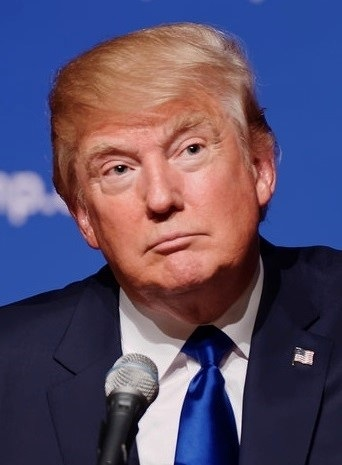
#> input picture images/Trump.jpg, 342 x 465 px, found by its file name
$ jupyter execute '16. Face and Eye Detection with Haar Cascade Classifiers.ipynb'   (shell and % lines are left out)   (text cells are left out)
#> lines starting #> are read from the running program, lines starting #| are printed output that depends on the picture; after the words box and inside, x2 and y2 are one past the last pixel; in counts of white or black regions, pixels touching at a corner belong together
[cell 1]
# Our Setup, Import Libaries, Create our Imshow Function and Download our Images
import cv2
import numpy as np
from matplotlib import pyplot as plt

# Define our imshow function
def imshow(title = "Image", image = None, size = 10):
    w, h = image.shape[0], image.shape[1]
    aspect_ratio = w/h
    plt.figure(figsize=(size * aspect_ratio,size))
    plt.imshow(cv2.cvtColor(image, cv2.COLOR_BGR2RGB))
    plt.title(title)
    plt.show()

# Download and unzip our images and Haarcascade Classifiers

[cell 2]
# Usamos a função do OpenCV e passamos o arquivo xml.
face_classifier = cv2.CascadeClassifier('haarcascade_frontalface_default.xml')

# Load our image then convert it to grayscale
image = cv2.imread('images/Trump.jpg')
#> image is the input picture: shape (465, 342, 3); mean B, G, R 104.9, 77.8, 89.5
gray = cv2.cvtColor(image, cv2.COLOR_BGR2GRAY)
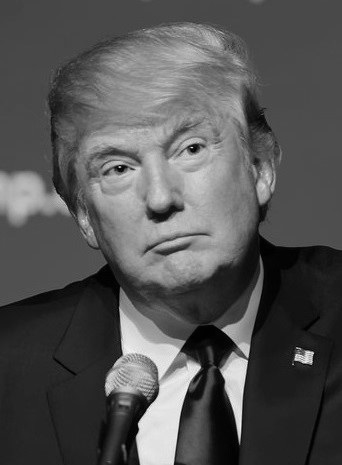
#> gray: shape (465, 342); min 0, max 252, mean 84.4

# Nosso classificador retorna o ROI (Região de Interesse) do rosto detectado como uma tupla
# Ele armazena a coordenada superior esquerda e as coordenadas inferior direita
"""
Parameters
    image -	Matrix of the type CV_8U containing an image where objects are detected.
    objects	- Vetor de retângulos onde cada retângulo contém o objeto detectado, os retângulos podem estar parcialmente fora da imagem original.
    scaleFactor	- Parâmetro que especifica quanto o tamanho da imagem é reduzido em cada escala de imagem.
    minNeighbors -	Parâmetro que especifica quantos vizinhos cada retângulo candidato deve ter para mantê-lo.
    flags	- Parameter with the same meaning for an old cascade as in the function cvHaarDetectObjects. It is not used for a new cascade.
    minSize	- Minimum possible object size. Objects smaller than that are ignored.
    maxSize	- Maximum possible object size. Objects larger than that are ignored. If maxSize == minSize model is evaluated on single scale.

"""

faces = face_classifier.detectMultiScale(gray, scaleFactor = 1.3, minNeighbors = 5)
#> faces = [[53, 70, 215, 215]]

# When no faces detected, face_classifier returns and empty tuple
if faces is ():
    print("Sem faces detectadas")

# We iterate through our faces array and draw a rectangle
# over each face in face

for (x,y,w,h) in faces:
    cv2.rectangle(image, (x,y), (x+w,y+h), (127,0,255), 2)
#> this loop made 1 pass
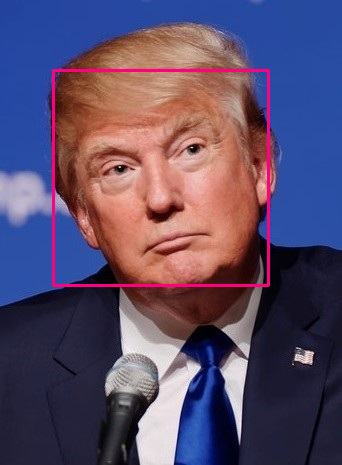
#> image: shape (465, 342, 3); 1.62% of pixels changed, all inside (x1, y1, x2, y2) = (52, 69, 270, 287)

imshow('Face Detection', image)

[cell 3]
import time

# Carregar o classificador Haar Cascade pré-treinado
face_cascade = cv2.CascadeClassifier('haarcascade_frontalface_default.xml')

# Carregar a imagem
image_path = 'images/Trump.jpg'  # Substitua pelo caminho da sua imagem
img = cv2.imread(image_path)
gray = cv2.cvtColor(img, cv2.COLOR_BGR2GRAY)

# Configuração do vídeo de saída
output_file = "processo_haarcascade.mp4"
frame_height, frame_width = img.shape[:2]
#> frame_height = 465; frame_width = 342
fps = 10  # Quadros por segundo
out = cv2.VideoWriter(output_file, cv2.VideoWriter_fourcc(*'XVID'), fps, (frame_width, frame_height))

# Variáveis de configuração do processo
scale_factor = 1.1
min_neighbors = 5
min_size = (200, 200)
window_step = 20  # Passo das janelas deslizantes

# Copiar a imagem para edição
img_copy = img.copy()

# Função para desenhar um filtro Haar em uma janela
def draw_haar_feature(image, x, y, w, h, aux):
    if aux == 1:
        # Filtros Haar horizontais
        half_h = h // 2
        cv2.rectangle(image, (x, y), (x + w, y + half_h), (255, 255, 255), -1)  # Branco (superior)
        cv2.rectangle(image, (x, y + half_h), (x + w, y + h), (0, 0, 0), -1)  # Preto (inferior)
    if aux == 2:
        # Filtros Haar verticais
        half_w = w // 2
        cv2.rectangle(image, (x, y), (x + half_w, y + h), (255, 255, 255), -1)  # Branco (esquerda)
        cv2.rectangle(image, (x + half_w, y), (x + w, y + h), (0, 0, 0), -1)  # Preto (direita)

    if aux == 3:
        # Filtro Haar diagonal (dividido em duas partes)
        cv2.rectangle(image, (x, y), (x + w, y + h // 2), (255, 255, 255), -1)  # Branco (superior)
        cv2.rectangle(image, (x, y + h // 2), (x + w, y + h), (0, 0, 0), -1)  # Preto (inferior)

    if aux == 4:
        # Filtro Haar em duas divisões horizontais e verticais
        cv2.rectangle(image, (x, y), (x + w // 2, y + h // 2), (255, 255, 255), -1)  # Branco (superior esquerda)
        cv2.rectangle(image, (x + w // 2, y), (x + w, y + h // 2), (0, 0, 0), -1)  # Preto (superior direita)
        cv2.rectangle(image, (x, y + h // 2), (x + w // 2, y + h), (0, 0, 0), -1)  # Preto (inferior esquerda)
        cv2.rectangle(image, (x + w // 2, y + h // 2), (x + w, y + h), (255, 255, 255), -1)  # Branco (inferior direita)


# Visualizar o processo de janelas deslizantes
for scale in range(1, 2):  # Controlar quantas escalas usar
    scale_multiplier = scale_factor ** scale
    window_size = (int(min_size[0] * scale_multiplier), int(min_size[1] * scale_multiplier))
    # Copiar a imagem para edição
    img_copy = img.copy()
    lista = []
    for y in range(0, gray.shape[0] - window_size[1], window_step):  # Passo vertical
        for x in range(0, gray.shape[1] - window_size[0], window_step):  # Passo horizontal
            for item in lista:
                cv2.rectangle(img_copy, item[0], item[1], (255, 0, 0), 2)
            # Desenhar a janela deslizante
            cv2.rectangle(img_copy, (x, y), (x + window_size[0], y + window_size[1]), (0, 255, 0), 2)
            i = 0
            while i != 5:
                # Desenhar um filtro Haar dentro da janela atual
                draw_haar_feature(img_copy, x, y, window_size[0], window_size[1], i)
                # Salvar o frame no vídeo
                out.write(img_copy)
                i+=1

            # Aplicar Haar Cascade na janela
            sub_image = gray[y:y + window_size[1], x:x + window_size[0]]
            detections = face_cascade.detectMultiScale(sub_image, scaleFactor=1.1, minNeighbors=min_neighbors)
            print(detections)
            # Marcar as janelas classificadas como positivas
            for (dx, dy, dw, dh) in detections:
                cv2.rectangle(img_copy, (x + dx, y + dy), (x + dx + dw, y + dy + dh), (255, 0, 0), 2)
                lista.append([(x + dx, y + dy), (x + dx + dw, y + dy + dh)])

            # Salvar o frame no vídeo
            out.write(img_copy)
            cv2.imshow('fram',img_copy)
            cv2.waitKey(1) & 0xFF == ord('0')

            # Resetar a imagem base para a próxima janela
            img_copy = img.copy()
#> this loop made 1 pass
#> pass 1, `cv2.imshow('fram',img_copy)`:
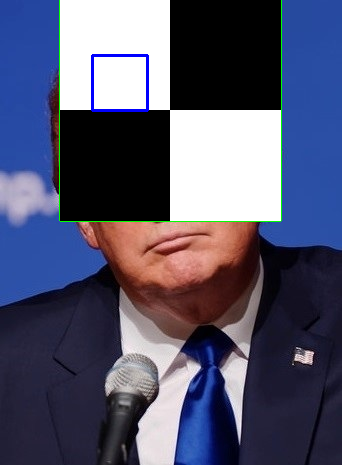
#> window 'fram': shape (465, 342, 3); mean B, G, R 110.4, 85.5, 84
#> after the loop:
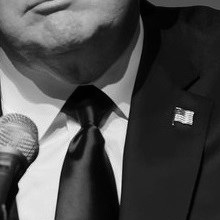
#> sub_image: shape (220, 220); min 0, max 252, mean 75.3

# Liberar o vídeo e janelas
out.release()
cv2.destroyAllWindows()

print(f"Processo salvo em {output_file}")

[cell 4]
import numpy as np
import cv2

face_classifier = cv2.CascadeClassifier('haarcascade_frontalface_default.xml')
eye_classifier = cv2.CascadeClassifier('haarcascade_eye.xml')

img = cv2.imread('images/Trump.jpg')
gray = cv2.cvtColor(img, cv2.COLOR_BGR2GRAY)

faces = face_classifier.detectMultiScale(gray, 1.3, 5)

# When no faces detected, face_classifier returns and empty tuple
if faces is ():
    print("No Face Found")

for (x,y,w,h) in faces:
    cv2.rectangle(img,(x,y),(x+w,y+h),(127,0,255),2)
    roi_gray = gray[y:y+h, x:x+w]
    roi_color = img[y:y+h, x:x+w]
    eyes = eye_classifier.detectMultiScale(roi_gray, 1.2, 3)
    for (ex,ey,ew,eh) in eyes:
        cv2.rectangle(roi_color,(ex,ey),(ex+ew,ey+eh),(255,255,0),2)
#> this loop made 1 pass
#> (x, y, w, h, eyes) on pass 1: (53, 70, 215, 215, [[118, 59, 38, 38], [44, 79, 42, 42]])
#> pass 1, `roi_gray = gray[y:y+h, x:x+w]`:
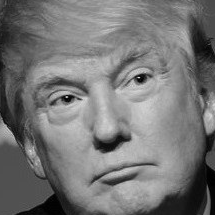
#> roi_gray: shape (215, 215); min 0, max 225, mean 117.9
#> after the loop:
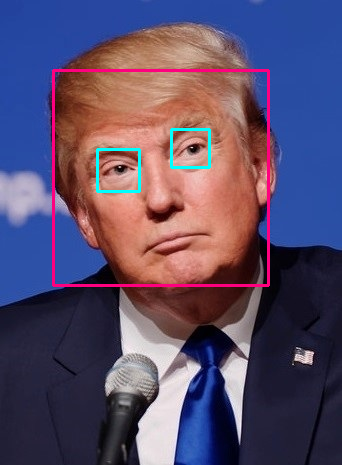
#> img: shape (465, 342, 3); 2.22% of pixels changed, all inside (x1, y1, x2, y2) = (52, 69, 270, 287)
#> after the loop:
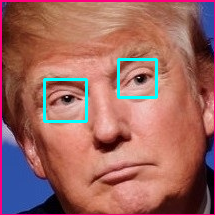
#> roi_color: shape (215, 215, 3); mean B, G, R 97.2, 102.5, 159.3

imshow('Eye & Face Detection',img)

[cell 5]
from IPython.display import display, Javascript
from google.colab.output import eval_js
from base64 import b64decode

def take_photo(filename='photo.jpg', quality=0.8):
  js = Javascript('''
    async function takePhoto(quality) {
      const div = document.createElement('div');
      const capture = document.createElement('button');
      capture.textContent = 'Capture';
      div.appendChild(capture);

      const video = document.createElement('video');
      video.style.display = 'block';
      const stream = await navigator.mediaDevices.getUserMedia({video: true});

      document.body.appendChild(div);
      div.appendChild(video);
      video.srcObject = stream;
      await video.play();

      // Resize the output to fit the video element.
      google.colab.output.setIframeHeight(document.documentElement.scrollHeight, true);

      // Wait for Capture to be clicked.
      await new Promise((resolve) => capture.onclick = resolve);

      const canvas = document.createElement('canvas');
      canvas.width = video.videoWidth;
      canvas.height = video.videoHeight;
      canvas.getContext('2d').drawImage(video, 0, 0);
      stream.getVideoTracks()[0].stop();
      div.remove();
      return canvas.toDataURL('image/jpeg', quality);
    }
    ''')
  display(js)
  data = eval_js('takePhoto({})'.format(quality))
  binary = b64decode(data.split(',')[1])
  with open(filename, 'wb') as f:
    f.write(binary)
  return filename

[cell 6]
from IPython.display import Image
try:
  filename = take_photo()
  print('Saved to {}'.format(filename))

  # Show the image which was just taken.
  display(Image(filename))
except Exception as err:
  # Errors will be thrown if the user does not have a webcam or if they do not
  # grant the page permission to access it.
  print(str(err))

[cell 7]
import numpy as np
import cv2

face_classifier = cv2.CascadeClassifier('haarcascade_frontalface_default.xml')
eye_classifier = cv2.CascadeClassifier('haarcascade_eye.xml')

img = cv2.imread('Images/Trump.jpg')
gray = cv2.cvtColor(img, cv2.COLOR_BGR2GRAY)

faces = face_classifier.detectMultiScale(gray, 1.3, 5)

# When no faces detected, face_classifier returns and empty tuple
if faces is ():
    print("No Face Found")

for (x,y,w,h) in faces:
    cv2.rectangle(img,(x,y),(x+w,y+h),(127,0,255),2)
    roi_gray = gray[y:y+h, x:x+w]
    roi_color = img[y:y+h, x:x+w]
    eyes = eye_classifier.detectMultiScale(roi_gray)
    for (ex,ey,ew,eh) in eyes:
        cv2.rectangle(roi_color,(ex,ey),(ex+ew,ey+eh),(255,255,0),2)
#> this loop made 1 pass
#> (x, y, w, h, eyes) on pass 1: (53, 70, 215, 215, [[54, 86, 25, 25], [114, 57, 43, 43], [43, 72, 48, 48]])
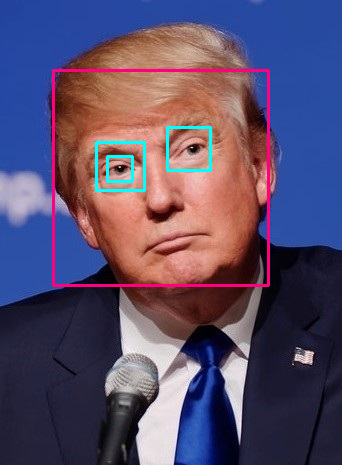
#> img: shape (465, 342, 3); 2.49% of pixels changed, all inside (x1, y1, x2, y2) = (52, 69, 270, 287)
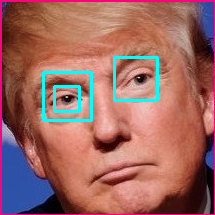
#> roi_color: shape (215, 215, 3); mean B, G, R 98.3, 103.6, 157.4

imshow('Eye & Face Detection',img)

[cell 8]
import cv2
import numpy as np
import time

face_classifier = cv2.CascadeClassifier('haarcascade_frontalface_default.xml')
eye_classifier = cv2.CascadeClassifier('haarcascade_eye.xml')

camera = cv2.VideoCapture(0)
time.sleep(2)
while True:

    conectado, imagem = camera.read()
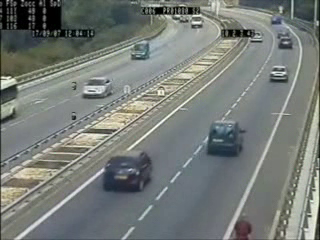
#> input picture frame 75 of images/cars.avi, 320 x 240 px, given in place of the camera
#> imagem is the input picture: shape (240, 320, 3); mean B, G, R 120, 123.9, 118.8
    gray = cv2.cvtColor(imagem,cv2.COLOR_BGR2GRAY)
#> gray: shape (240, 320)

    faces = face_classifier.detectMultiScale(gray, 1.3, 5)
#> faces = ()
    if faces is ():
        print("")

    for (x,y,w,h) in faces:
        x = x - 50
        w = w + 50
        y = y - 50
        h = h + 50
        cv2.rectangle(imagem,(x,y),(x+w,y+h),(255,0,0),2)
        eyes = eye_classifier.detectMultiScale(gray)

        for (ex,ey,ew,eh) in eyes:
            cv2.rectangle(imagem,(ex,ey),(ex+ew,ey+eh),(0,0,255),2)
#> this loop made 0 passes


    cv2.imshow("Our Face Extractor", imagem)
    if cv2.waitKey(1) & 0xFF == ord('q'):
#> (key q is pressed here)
        break

camera.release()
cv2.destroyAllWindows()
